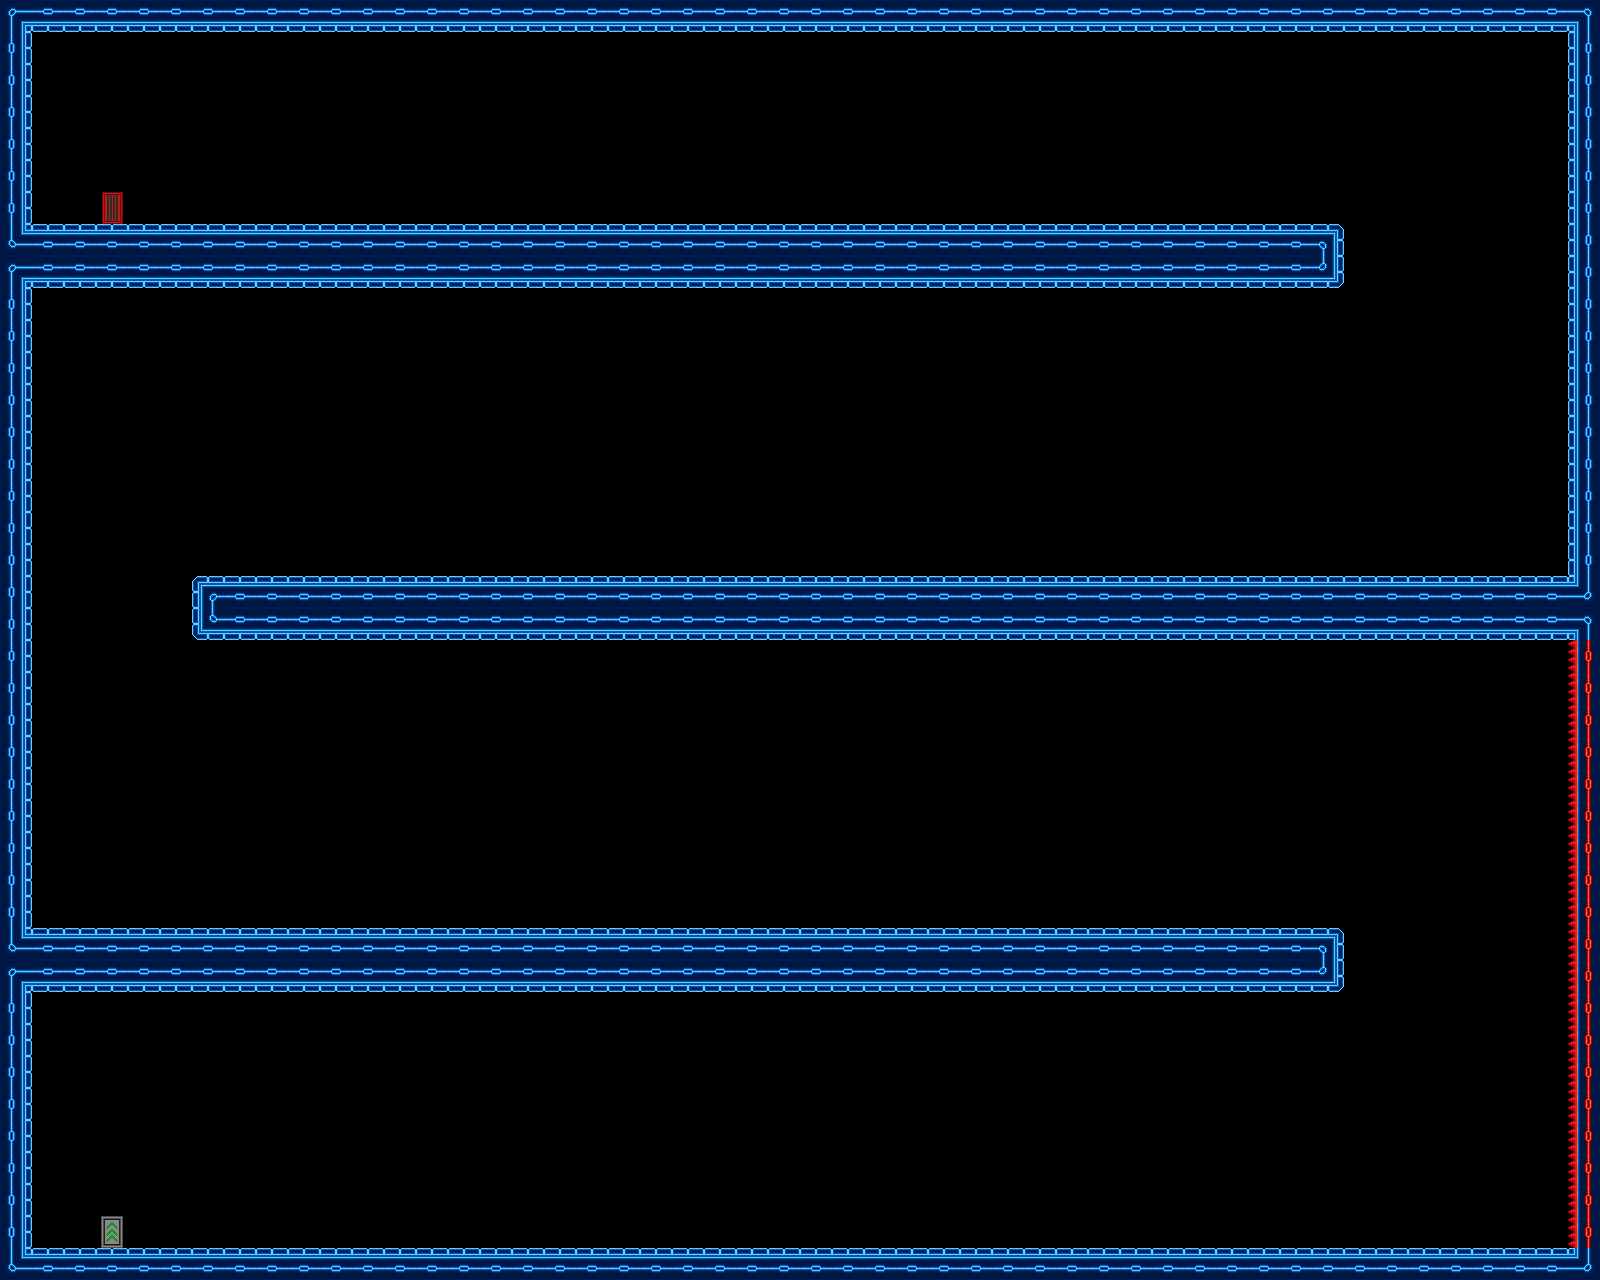

A level layout from a 2D game, rendered from its tile map. Below: a short description, then the map file with tile-grid data replaced by summaries:
An orthogonal 50x40 tile map with 32x32 px tiles, 1 tile layer (Livello tile 1), 2 tilesets and 42 objects.

<map version="1.0" orientation="orthogonal" renderorder="right-down" width="50" height="40" tilewidth="32" tileheight="32" nextobjectid="67">
 <tileset firstgid="1" name="TestTile" tilewidth="32" tileheight="32" tilecount="117">
  <image source="resources/tiles/TestTile.png" width="416" height="288" />
 </tileset>
 <tileset firstgid="118" name="New_Spritesheet" tilewidth="32" tileheight="32" tilecount="1024">
  <image source="resources/tiles/New_Spritesheet.png" width="1024" height="1024" />
 </tileset>
 <layer name="Livello tile 1" width="50" height="40">
  <data>[2000 cells, 428 non-empty, 15 distinct tile ids]</data>
 </layer>
 <objectgroup name="Triggers" visible="0">
  <object id="1" x="96" y="192" width="32" height="32">
   <properties>
    <property name="playerEntrance" value="" />
   </properties>
  </object>
  <object id="2" x="96" y="1216" width="32" height="32">
   <properties>
    <property name="playerExit" value="Level11" />
   </properties>
  </object>
  <object id="4" x="32" y="0" width="1536" height="32">
   <properties>
    <property name="ObsReverse" value="" />
    <property name="blocker" value="b" />
   </properties>
  </object>
  <object id="5" x="32" y="1248" width="1536" height="32">
   <properties>
    <property name="ObsReverse" value="" />
    <property name="blocker" value="t" />
   </properties>
  </object>
  <object id="6" x="0" y="32" width="32" height="1216">
   <properties>
    <property name="blocker" value="r" />
   </properties>
  </object>
  <object id="7" x="1568" y="32" width="32" height="544">
   <properties>
    <property name="blocker" value="l" />
   </properties>
  </object>
  <object id="8" x="32" y="224" width="1312" height="64">
   <properties>
    <property name="ObsReverse" value="" />
    <property name="blocker" value="tblr" />
   </properties>
  </object>
  <object id="9" x="192" y="576" width="1376" height="64">
   <properties>
    <property name="ObsReverse" value="" />
    <property name="blocker" value="tblr" />
   </properties>
  </object>
  <object id="10" x="32" y="928" width="1312" height="64">
   <properties>
    <property name="ObsReverse" value="" />
    <property name="blocker" value="tblr" />
   </properties>
  </object>
  <object id="11" x="1568" y="640" width="32" height="608">
   <properties>
    <property name="deadly" value="l" />
   </properties>
  </object>
  <object id="12" x="320" y="96" width="32" height="32">
   <properties>
    <property name="ObsSpeed" value="150" />
    <property name="Obstacle" value="v" />
   </properties>
  </object>
  <object id="13" x="576" y="160" width="32" height="32">
   <properties>
    <property name="ObsSpeed" value="150" />
    <property name="Obstacle" value="v" />
   </properties>
  </object>
  <object id="14" x="832" y="96" width="32" height="32">
   <properties>
    <property name="ObsSpeed" value="150" />
    <property name="Obstacle" value="v" />
   </properties>
  </object>
  <object id="15" x="1056" y="160" width="32" height="32">
   <properties>
    <property name="ObsSpeed" value="150" />
    <property name="Obstacle" value="v" />
   </properties>
  </object>
  <object id="16" x="1216" y="320" width="32" height="32">
   <properties>
    <property name="ObsSpeed" value="150" />
    <property name="Obstacle" value="v" />
   </properties>
  </object>
  <object id="17" x="960" y="480" width="32" height="32">
   <properties>
    <property name="ObsSpeed" value="150" />
    <property name="Obstacle" value="v" />
   </properties>
  </object>
  <object id="18" x="736" y="416" width="32" height="32">
   <properties>
    <property name="ObsSpeed" value="150" />
    <property name="Obstacle" value="v" />
   </properties>
  </object>
  <object id="19" x="576" y="480" width="32" height="32">
   <properties>
    <property name="ObsSpeed" value="150" />
    <property name="Obstacle" value="v" />
   </properties>
  </object>
  <object id="20" x="384" y="352" width="32" height="32">
   <properties>
    <property name="ObsSpeed" value="150" />
    <property name="Obstacle" value="v" />
   </properties>
  </object>
  <object id="21" x="256" y="704" width="32" height="32">
   <properties>
    <property name="ObsSpeed" value="200" />
    <property name="Obstacle" value="v" />
   </properties>
  </object>
  <object id="44" x="320" y="800" width="32" height="32">
   <properties>
    <property name="ObsSpeed" value="200" />
    <property name="Obstacle" value="v" />
   </properties>
  </object>
  <object id="45" x="416" y="864" width="32" height="32">
   <properties>
    <property name="ObsSpeed" value="200" />
    <property name="Obstacle" value="v" />
   </properties>
  </object>
  <object id="47" x="640" y="736" width="32" height="32">
   <properties>
    <property name="ObsSpeed" value="200" />
    <property name="Obstacle" value="v" />
   </properties>
  </object>
  <object id="48" x="704" y="800" width="32" height="32">
   <properties>
    <property name="ObsSpeed" value="200" />
    <property name="Obstacle" value="v" />
   </properties>
  </object>
  <object id="49" x="768" y="864" width="32" height="32">
   <properties>
    <property name="ObsSpeed" value="200" />
    <property name="Obstacle" value="v" />
   </properties>
  </object>
  <object id="50" x="960" y="672" width="32" height="32">
   <properties>
    <property name="ObsSpeed" value="200" />
    <property name="Obstacle" value="v" />
   </properties>
  </object>
  <object id="51" x="1024" y="736" width="32" height="32">
   <properties>
    <property name="ObsSpeed" value="200" />
    <property name="Obstacle" value="v" />
   </properties>
  </object>
  <object id="52" x="1088" y="800" width="32" height="32">
   <properties>
    <property name="ObsSpeed" value="200" />
    <property name="Obstacle" value="v" />
   </properties>
  </object>
  <object id="53" x="1216" y="736" width="32" height="32">
   <properties>
    <property name="ObsSpeed" value="200" />
    <property name="Obstacle" value="v" />
   </properties>
  </object>
  <object id="54" x="1248" y="768" width="32" height="32">
   <properties>
    <property name="ObsSpeed" value="200" />
    <property name="Obstacle" value="v" />
   </properties>
  </object>
  <object id="55" x="1280" y="800" width="32" height="32">
   <properties>
    <property name="ObsSpeed" value="200" />
    <property name="Obstacle" value="v" />
   </properties>
  </object>
  <object id="56" x="1216" y="1024" width="32" height="32">
   <properties>
    <property name="ObsSpeed" value="250" />
    <property name="Obstacle" value="v" />
   </properties>
  </object>
  <object id="57" x="1120" y="1088" width="32" height="32">
   <properties>
    <property name="ObsSpeed" value="250" />
    <property name="Obstacle" value="v" />
   </properties>
  </object>
  <object id="58" x="1024" y="1024" width="32" height="32">
   <properties>
    <property name="ObsSpeed" value="250" />
    <property name="Obstacle" value="v" />
   </properties>
  </object>
  <object id="59" x="768" y="1120" width="32" height="32">
   <properties>
    <property name="ObsSpeed" value="250" />
    <property name="Obstacle" value="v" />
   </properties>
  </object>
  <object id="60" x="672" y="1152" width="32" height="32">
   <properties>
    <property name="ObsSpeed" value="250" />
    <property name="Obstacle" value="v" />
   </properties>
  </object>
  <object id="61" x="576" y="1120" width="32" height="32">
   <properties>
    <property name="ObsSpeed" value="250" />
    <property name="Obstacle" value="v" />
   </properties>
  </object>
  <object id="62" x="384" y="1056" width="32" height="32">
   <properties>
    <property name="ObsSpeed" value="250" />
    <property name="Obstacle" value="v" />
   </properties>
  </object>
  </objectgroup>
</map>
<!-- 4 of 42 objects omitted -->
